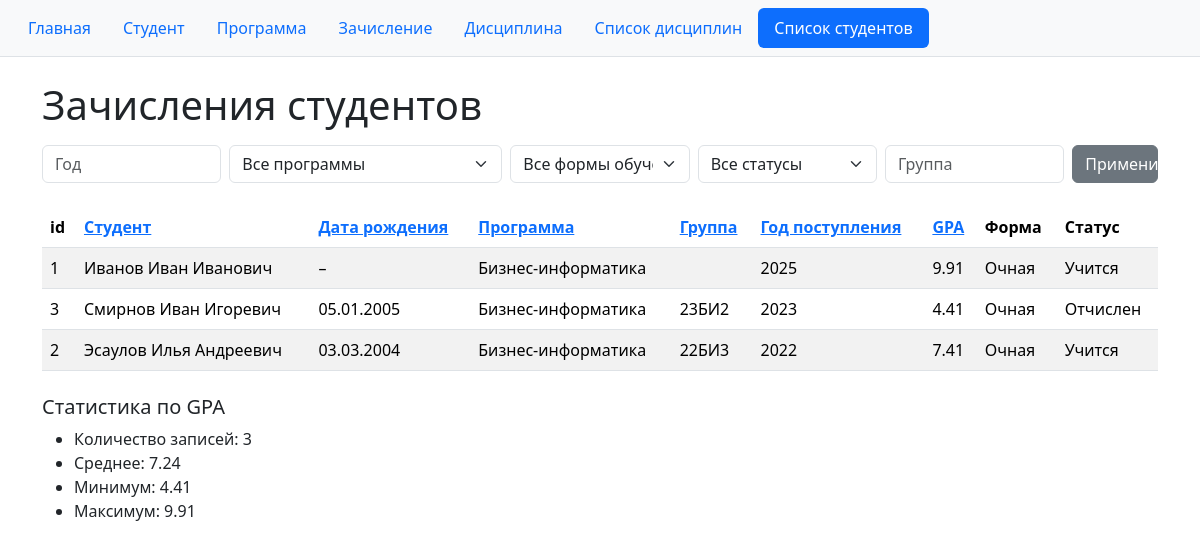
The page /education/table/?sort=student__full_name on the database its author committed.
### education_program/models.py (models this page shows, shortened)
class Enrollment(models.Model):
    student = models.ForeignKey(
        Student,
        on_delete=models.CASCADE,
        verbose_name="Студент",
    )
    program = models.ForeignKey(
        EducationProgram,
        on_delete=models.CASCADE,
        verbose_name="Программа",
    )
    group = models.CharField("Учебная группа", max_length=20, blank=True)
    FORM_CHOICES = [
        ("full_time", "Очная"),
        ("part_time", "Очно-заочная"),
    ]
    study_form = models.CharField("Форма обучения", max_length=15, choices=FORM_CHOICES, default="full_time")
    STATUS_CHOICES = [
        ("active", "Учится"),
        ("academic_leave", "Академический отпуск"),
        ("expelled", "Отчислен"),
    ]
    status = models.CharField("Статус", max_length=15, choices=STATUS_CHOICES, default="active")
    start_year = models.PositiveSmallIntegerField("Год поступления")
    gpa = models.DecimalField("Средний балл (GPA)", max_digits=4, decimal_places=2)
    created_at = models.DateTimeField("Создано", auto_now_add=True)
    class Meta:
        ordering = ["-id"]
        verbose_name = "зачисление"
        verbose_name_plural = "зачисления"
        constraints = [
            models.UniqueConstraint(
                fields=("student", "program", "start_year"),
                name="unique_enrollment_per_year",
            )
        ]

class Student(models.Model):
    full_name = models.CharField("ФИО", max_length=200)
    email = models.EmailField("E-mail", unique=True)
    phone = models.CharField(
        "Телефон", max_length=20, blank=True, validators=[phone_validator]
    )
    date_of_birth = models.DateField("Дата рождения", null=True, blank=True)
    class Meta:
        ordering = ["full_name"]
        verbose_name = "студент"
        verbose_name_plural = "студенты"

class EducationProgram(models.Model):
    title = models.CharField("Название ОП", max_length=300, unique=True)
    description = models.TextField("Описание ОП", blank=True)
    head_name = models.CharField("Академический руководитель — ФИО", max_length=200, blank=True)
    head_email = models.EmailField("E-mail академ. руководителя", blank=True)
    manager_name = models.CharField("Менеджер программы — ФИО", max_length=200, blank=True)
    manager_email = models.EmailField("E-mail менеджера", blank=True)
    class Meta:
        ordering = ["title"]
        verbose_name = "образовательная программа"
        verbose_name_plural = "образовательные программы"

### education_program/views.py (the view)
# urls.py: path("table/", views.table, name="table"),
def table(request):
    qs = Enrollment.objects.select_related("student", "program")
    year = request.GET.get("year")
    program_id = request.GET.get("program")
    study_form = request.GET.get("study_form")
    status = request.GET.get("status")
    group_q = request.GET.get("group")
    if year:
        qs = qs.filter(start_year=year)
    if program_id:
        qs = qs.filter(program_id=program_id)
    if study_form:
        qs = qs.filter(study_form=study_form)
    if status:
        qs = qs.filter(status=status)
    if group_q:
        qs = qs.filter(group__icontains=group_q)
    SORTABLE_FIELDS = [
        "student__full_name",
        "student__date_of_birth",
        "program__title",
        "group",
        "start_year",
        "gpa",
    ]
    current_sort = request.GET.get("sort", "-id")
    allowed_sort = set(f for f in SORTABLE_FIELDS) | set(f"-{f}" for f in SORTABLE_FIELDS) | {"id", "-id"}
    if current_sort not in allowed_sort:
        current_sort = "-id"
    qs = qs.order_by(current_sort)
    stats = qs.aggregate(
        count=Count("gpa"),
        avg=Avg("gpa"),
        min=Min("gpa"),
        max=Max("gpa"),
    )
    get_params = request.GET.copy()
    sort_urls = {}
    for field in SORTABLE_FIELDS:
        if current_sort == field:
            next_sort = f"-{field}"
        elif current_sort == f"-{field}":
            next_sort = field
        else:
            next_sort = field
        params = get_params.copy()
        params["sort"] = next_sort
        sort_urls[field] = params.urlencode()
    programs = EducationProgram.objects.all().order_by("title")
    study_forms = Enrollment.FORM_CHOICES
    statuses = Enrollment.STATUS_CHOICES
    context = {
        "enrollments": qs,
        "stats": stats,
        "current_year": year or "",
        "current_program": int(program_id) if program_id else "",
        "current_study_form": study_form or "",
        "current_status": status or "",
        "current_group": group_q or "",
        "current_sort": current_sort,
        "programs": programs,
        "study_forms": study_forms,
        "statuses": statuses,
        "sort_urls": sort_urls,
    }
    return render(request, "education_program/table.html", context)

### education_program/templates/education_program/table.html (shortened to what this page needs)
{% extends "base.html" %}
{% block content %}
<h1 class="mb-3">Зачисления студентов</h1>
<form method="get" class="row g-2 mb-4">
  <div class="col-md-2">
    <input type="number" name="year" class="form-control"
           placeholder="Год" value="{{ current_year }}">
  </div>
  <div class="col-md-3">
    <select name="program" class="form-select">
      <option value="">Все программы</option>
    </select>
  </div>
  <div class="col-md-2">
    <select name="study_form" class="form-select">
      <option value="">Все формы обучения</option>
    </select>
  </div>
  <div class="col-md-2">
    <select name="status" class="form-select">
      <option value="">Все статусы</option>
    </select>
  </div>
  <div class="col-md-2">
    <input type="text" name="group" class="form-control"
           placeholder="Группа" value="{{ current_group }}">
  </div>
  <div class="col-md-1">
    <button class="btn btn-secondary w-100">Применить</button>
  </div>
</form>
<table class="table table-striped">
  <thead>
    <tr>
      <th>id</th>
      <th>
        <a href="?{{ sort_urls.student__full_name }}">Студент</a>
      </th>
      <th>
        <a href="?{{ sort_urls.student__date_of_birth }}">Дата рождения</a>
      </th>
      <th>
        <a href="?{{ sort_urls.program__title }}">Программа</a>
      </th>
      <th>
        <a href="?{{ sort_urls.group }}">Группа</a>
      </th>
      <th>
        <a href="?{{ sort_urls.start_year }}">Год поступления</a>
      </th>
      <th>
        <a href="?{{ sort_urls.gpa }}">GPA</a>
      </th>
      <th>Форма</th>
      <th>Статус</th>
    </tr>
  </thead>
  <tbody>
    {% for e in enrollments %}
      <tr>
        <td>{{ e.id }}</td>
        <td>{{ e.student.full_name }}</td>
        <td>
          {% if e.student.date_of_birth %}
            {{ e.student.date_of_birth|date:"d.m.Y" }}
          {% else %}
            –
          {% endif %}
        </td>
        <td>{{ e.program.title }}</td>
        <td>{{ e.group }}</td>
        <td>{{ e.start_year }}</td>
        <td>{{ e.gpa }}</td>
        <td>{{ e.get_study_form_display }}</td>
        <td>{{ e.get_status_display }}</td>
      </tr>
    {% empty %}
      <tr><td colspan="10" class="text-center">Нет данных</td></tr>
    {% endfor %}
  </tbody>
</table>
<h5 class="mt-4">Статистика по GPA</h5>
<ul>
  <li>Количество записей: {{ stats.count }}</li>
  <li>Среднее: {{ stats.avg|floatformat:2 }}</li>
  <li>Минимум: {{ stats.min|floatformat:2 }}</li>
  <li>Максимум: {{ stats.max|floatformat:2 }}</li>
</ul>
{% endblock %}

### rows shown on the page
Enrollment: id "1", student.full_name "Иванов Иван Иванович", program "Бизнес-информатика", start_year "2025", gpa "9.91", study_form "Очная", status "Учится"
Enrollment: id "3", student.full_name "Смирнов Иван Игоревич", student.date_of_birth "05.01.2005", program "Бизнес-информатика", group "23БИ2", start_year "2023", gpa "4.41", study_form "Очная", status "Отчислен"
Enrollment: id "2", student.full_name "Эсаулов Илья Андреевич", student.date_of_birth "03.03.2004", program "Бизнес-информатика", group "22БИ3", start_year "2022", gpa "7.41", study_form "Очная", status "Учится"

### other values the page prints
{{ stats.count }} "3"
{{ stats.avg|floatformat:2 }} "7.24"
{{ stats.min|floatformat:2 }} "4.41"
{{ stats.max|floatformat:2 }} "9.91"
